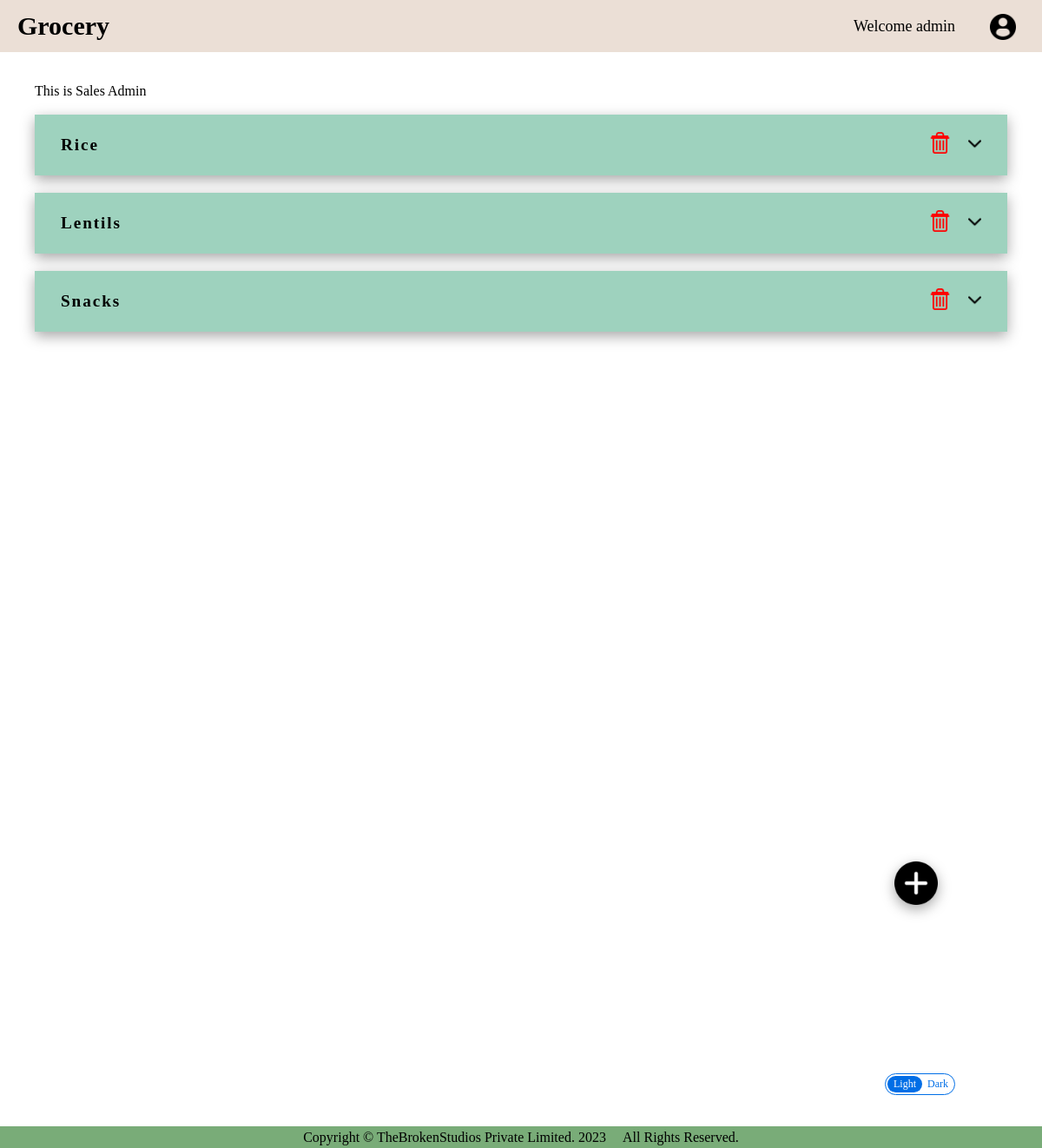
The app's page /updatedSales (signed in), older data.
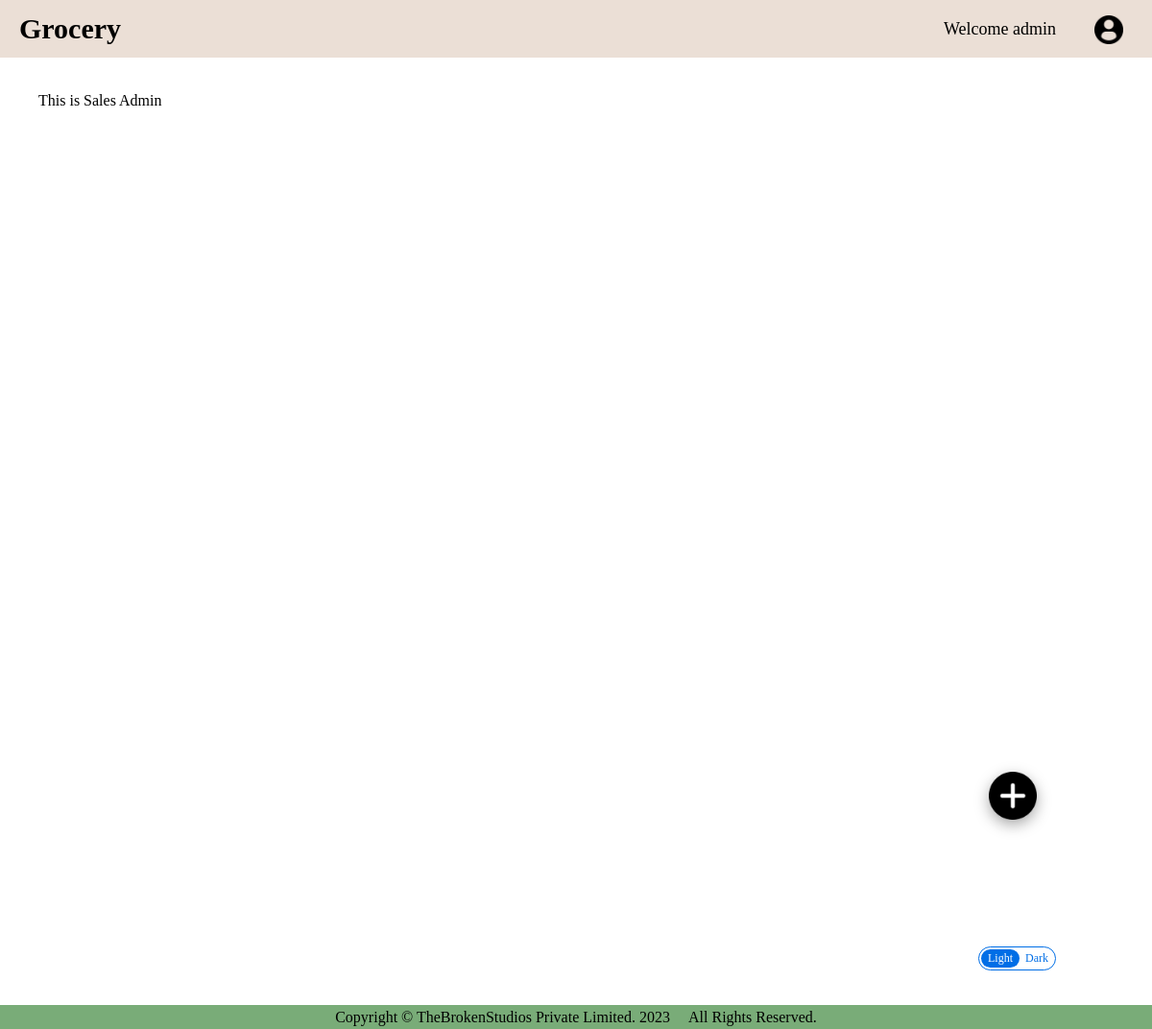
The same page, newer data.
### core/app.py (models this page shows)
class category(db.Model):
    __bind_key__ = 'store'
    id = db.Column(db.Integer, primary_key=True)
    categoryName = db.Column(db.String(50), nullable=False)
    def __repr__(self) -> str:
        return f"Category('{self.categoryName}')"
        return f"{self.categoryName}"

### core/app.py (the view)
@app.route('/updatedSales')
def salesNewList():
    user = session["user"]
    print('--loading new list from category DB--')
    allCategory = category.query.all()
    allItems = product.query.all()
    print(allCategory)
    print(allItems)
    return render_template("saleAdmin.html", totalCategory=allCategory, totalItems=allItems, user=user)

### core/app.py (called while the page is built)
    def __repr__(self) -> str:
        return f"Product('{self.itemName}')"
        return f"{self.itemName}"

### core/templates/saleAdmin.html (shortened to what this page needs)
{% extends "baseAdmin.html" %}
{% block body %}
    <br><br>
    This is Sales Admin
    <br><br>
    <div class="canvas">
        {% for cat in totalCategory %}
            <div class="section">
                <div class="section-item">
                    <div class="itemName">
                        {{cat.categoryName}}
                    </div>
                    <div class="functions">
                        <div class="section-toogle-none" id="clickable" onclick="deleteCategory('{{ cat.id }}')">
                            <img src="{{ url_for( 'static', filename='assets/delete.png')}}" alt="add button" height="25px" width="25px">
                        </div>
                        <div class="section-toggle" id="Category_{{ cat.categoryName }}" onclick="section('{{ cat.categoryName }}')">
                            <img src="{{ url_for( 'static', filename='assets/dropdown.png')}}" alt="add button" height="15px" width="15px">
                        </div>
                    </div>
                </div>
            </div>
        {% endfor %}
    </div>
    <br><br>
    <div class="dashboard">
    </div>
    <div class="interface">
        <button class="addItem" id="ass">
            <div class="ss" id="rotateThis">
                <img src="{{ url_for( 'static', filename='assets/plus.png')}}" alt="add button" height="50px" width="50px">
            </div>
        </button>
    </div>
{% endblock %}

### core/templates/baseAdmin.html (shortened to what this page needs)
 <!DOCTYPE html>
<head>
    <link href="{{ url_for( 'static', filename='adminLight.css') }}" rel="stylesheet" id="view">
</head>
<body class="body">
    <nav class="navigation">
        <div class="blurred">
        </div>
        <div class="bar" id="clickable" onclick="adminOptions()">
            Grocery
        </div>
        <div class="navigation-right">
            <div class="displayName-dynamic">
                Welcome {{ user }}
            </div>
            <div class="navMenu">
                <div class="navMenuList">
                    <img src="{{ url_for ('static', filename='assets/profileIcon.png') }}" onclick="navMenu_js()" alt="profile" width="30px" id="profileIcon" class="drop-button">
                </div>
            </div>
        </div>
    </nav>
    <div class="main-body">
        {% block body %}
        {% endblock %}
    </div>
    <div class="tools">
        <div class="appearance">
          <div class="light" onclick="appearanceLight()" id="clickable">
            Light
          </div>
          <div class="dark" onclick="appearanceDark()" id="clickable">
            Dark
          </div>
        </div>
    </div>
    <br><br>
    <footer class = "butt">
        <div class="foot">
            Copyright &copy TheBrokenStudios Private Limited. 2023 &nbsp &nbsp All Rights Reserved.
        </div>
    </footer>
</body>
</html>

### core/static/adminLight.css (style rules this page uses)
* { padding: 0px; margin: 0px; }
.body { background-color: #FFFFFF; }
.main-body { margin: 0px 40px; }
.navigation:before { height: 60px; left: 0; bottom: 0; z-index: -1; filter: blur(1.5rem); background-color: black; border: 2px solid red; }
.blurred { position: fixed; height: 60px; width: 100%; -webkit-backdrop-filter: blur(10px); backdrop-filter: blur(10px); background-color: rgba(215, 192, 174, 0.5); z-index: -1; }
.navigation { display: flex; justify-content: space-between; height: 60px; align-items: center; align-content: center; font-size: 30px; left: 0; bottom: 0; width: 100%; position: -webkit-sticky; position: sticky; top: 0; z-index: 2; }
.navigation-right { display: flex; justify-content: space-around; height: 60px; align-items: center; }
.displayName-dynamic { font-size: 18px; margin-left: 40px; padding-right: 40px; }
.bar { margin-left: 20px; font-weight: 700; }
.navMenu { margin-right: 30px; margin-top: 5px; }
.navMenuList { font-size: 16px; text-decoration: none; }
.dashboard { padding: 400px; }
.addItem { border: none; cursor: pointer; }
.ss { display: flex; align-content: center; position: fixed; top: 75%; right: 10%; background-color: white; box-shadow: rgba(0, 0, 0, 0.35) 0px 5px 15px; border-radius: 50%; font-size: 40px; transition: transform 0.25s; }
.butt { align-content: center; background-color: #79AC78; left: 0; bottom: 0; width: 100%; }
.foot { padding: 0.3%; text-align: center; }
#clickable { cursor: pointer; }
.drop-button { border: none; cursor: pointer; }
.appearance { border: 1.5px solid #006ee6; border-radius: 20px; display: flex; flex-direction: row; column-gap: 1px; padding: 2px; align-content: center; font-size: 12px; }
.light { border: none; background-color: #006ee6; border-radius: 20px; padding: 2px 7px; border-width: 100%; color: white; }
.dark { border: none; border-radius: 20px; padding: 2px 5px; color: #006ee6; }
.tools { margin: 0px 100px 0px 100px; padding: 0px 0px 0px 0px; display: flex; justify-content: flex-end; }

Row changes from the older to the newer data that the page shows:
removed category: categoryName "Rice"
removed category: categoryName "Lentils"
removed category: categoryName "Snacks"
